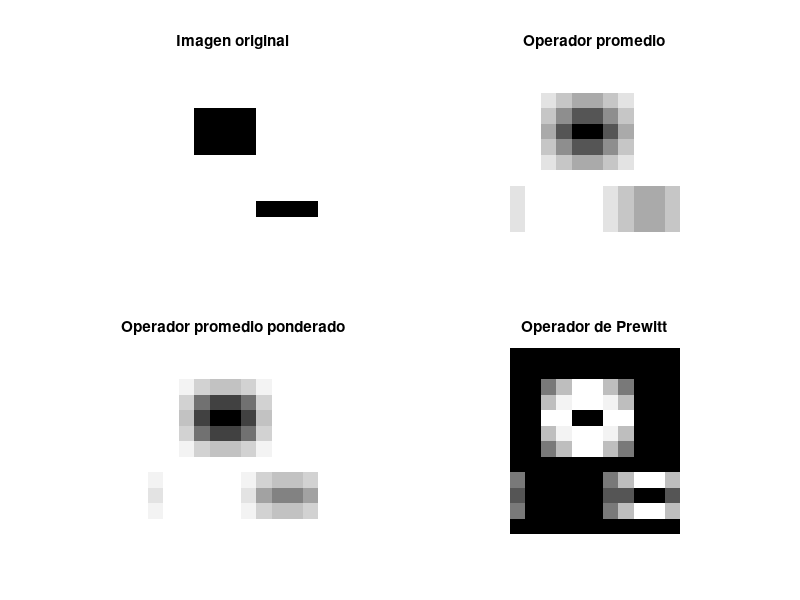

Source code (MATLAB):
% Ejercicio 2.2

clear all;
close all;
clc;

% definimos la matriz

matriz = 6 * ones(12, 11);
matriz(4:6, 4:7) = 0;
matriz(10, 8:11) = 0;

% definimos operador promedio

operador_promedio = (1/9) * ones(3,3);

% definimos operador promedio ponderado

aux = ones(3,3);
aux(1,2)=2; aux(2,1)=2; aux(3,2)=2; aux(2,3)=2;
aux(2,2)=4;
operador_promedio_ponderado =(1/16) * aux; 

% obtenemos las imágenes:

ima1 = imfilter(matriz, operador_promedio, 'circular');
ima2 = imfilter(matriz, operador_promedio_ponderado, 'circular');

% definimos el operador de prewitt:

gx = [-1 0 1; -1 0 1; -1 0 1];
gy = [-1 -1 -1; 0 0 0; 1 1 1];

ima3_bordes_x = imfilter(double(matriz), gx, 'circular');
ima3_bordes_y = imfilter(double(matriz), gy, 'circular');

% obtenemos la imagen:

ima3 = sqrt(ima3_bordes_x.^2 + ima3_bordes_y.^2);

figure;

subplot(2, 2, 1);
imshow(matriz, []);
title('Imagen original')

subplot(2, 2, 2);
imshow(ima1, []);
title('Operador promedio')

subplot(2, 2, 3);
imshow(ima2, []);
title('Operador promedio ponderado')

subplot(2, 2, 4);
imshow(ima3, []);
title('Operador de Prewitt')
